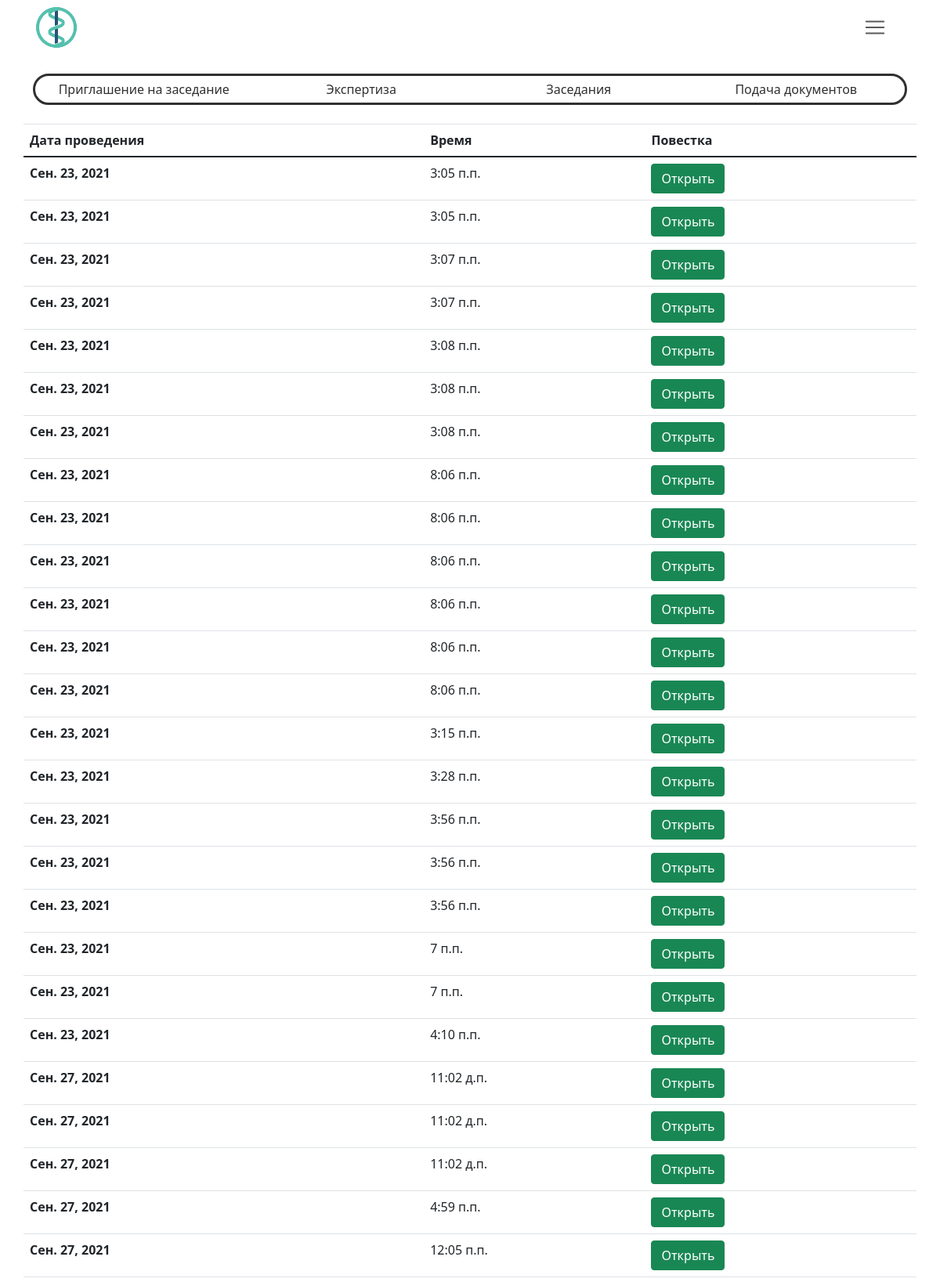
/meeting/meetingList (upper part), run on the app's committed database.
### meetingManager/models.py (models this page shows)
class Meeting(models.Model):
	date = models.DateField("Дата заседания", auto_now_add=True, null=True, blank=True)
	time = models.TimeField("Время заседания")
	subpoena = models.CharField("Повестка", max_length=1000)

### meetingManager/views.py (the view)
# urls.py: path("meetingList", views.MeetingList.as_view(), name="meetingList"),
class MeetingList(Meeting):
	def get(self, request):
		meetingList = Meeting.getMeetingList()
		return render(request, "meetingList.html", {
			"meetingList": meetingList,
		})

### meetingManager/views.py (called while the page is built)
	def getMeetingList():
		return MeetingModel.objects.all()

### meetingManager/templates/meetingList.html (shortened to what this page needs)
{% extends "base.html" %}
{% block content %}
{% include 'inc/_menu.html' %}
<table class="table">
  <thead>
    <tr>
      <th scope="col">Дата проведения</th>
      <th scope="col">Время</th>
      <th scope="col">Повестка</th>
    </tr>
  </thead>
  <tbody>
    {% for meeting in meetingList %}
      <tr>
        <th scope="row">{{ meeting.date }}</th>
        <td>{{ meeting.time }}</td>
        <td><a class="btn btn-success" href="../media/{{ meeting.subpoena }}" target="_blank">Открыть</a></td>
        </tr>
    {% endfor %}
  </tbody>
</table>
{% endblock %}

### data on the page
Meeting: date "Сен. 23, 2021", time "3:05 п.п."
Meeting: date "Сен. 23, 2021", time "3:05 п.п."
Meeting: date "Сен. 23, 2021", time "3:07 п.п."
Meeting: date "Сен. 23, 2021", time "3:07 п.п."
Meeting: date "Сен. 23, 2021", time "3:08 п.п."
Meeting: date "Сен. 23, 2021", time "3:08 п.п."
Meeting: date "Сен. 23, 2021", time "3:08 п.п."
Meeting: date "Сен. 23, 2021", time "8:06 п.п."
Meeting: date "Сен. 23, 2021", time "8:06 п.п."
Meeting: date "Сен. 23, 2021", time "8:06 п.п."
Meeting: date "Сен. 23, 2021", time "8:06 п.п."
Meeting: date "Сен. 23, 2021", time "8:06 п.п."
Meeting: date "Сен. 23, 2021", time "8:06 п.п."
Meeting: date "Сен. 23, 2021", time "3:15 п.п."
Meeting: date "Сен. 23, 2021", time "3:28 п.п."
Meeting: date "Сен. 23, 2021", time "3:56 п.п."
Meeting: date "Сен. 23, 2021", time "3:56 п.п."
Meeting: date "Сен. 23, 2021", time "3:56 п.п."
Meeting: date "Сен. 23, 2021", time "7 п.п."
Meeting: date "Сен. 23, 2021", time "7 п.п."
Meeting: date "Сен. 23, 2021", time "4:10 п.п."
Meeting: date "Сен. 27, 2021", time "11:02 д.п."
Meeting: date "Сен. 27, 2021", time "11:02 д.п."
Meeting: date "Сен. 27, 2021", time "11:02 д.п."
Meeting: date "Сен. 27, 2021", time "4:59 п.п."
Meeting: date "Сен. 27, 2021", time "12:05 п.п."
